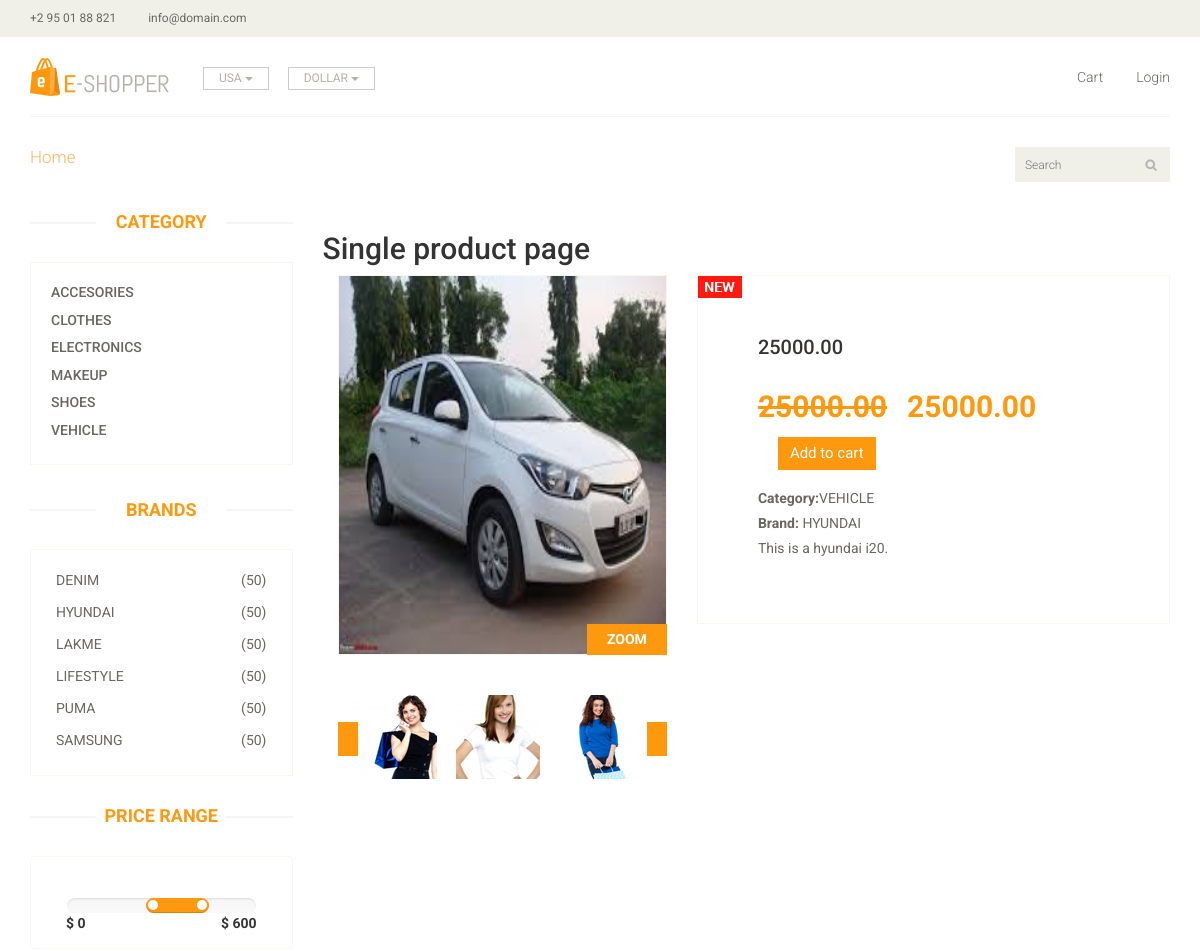
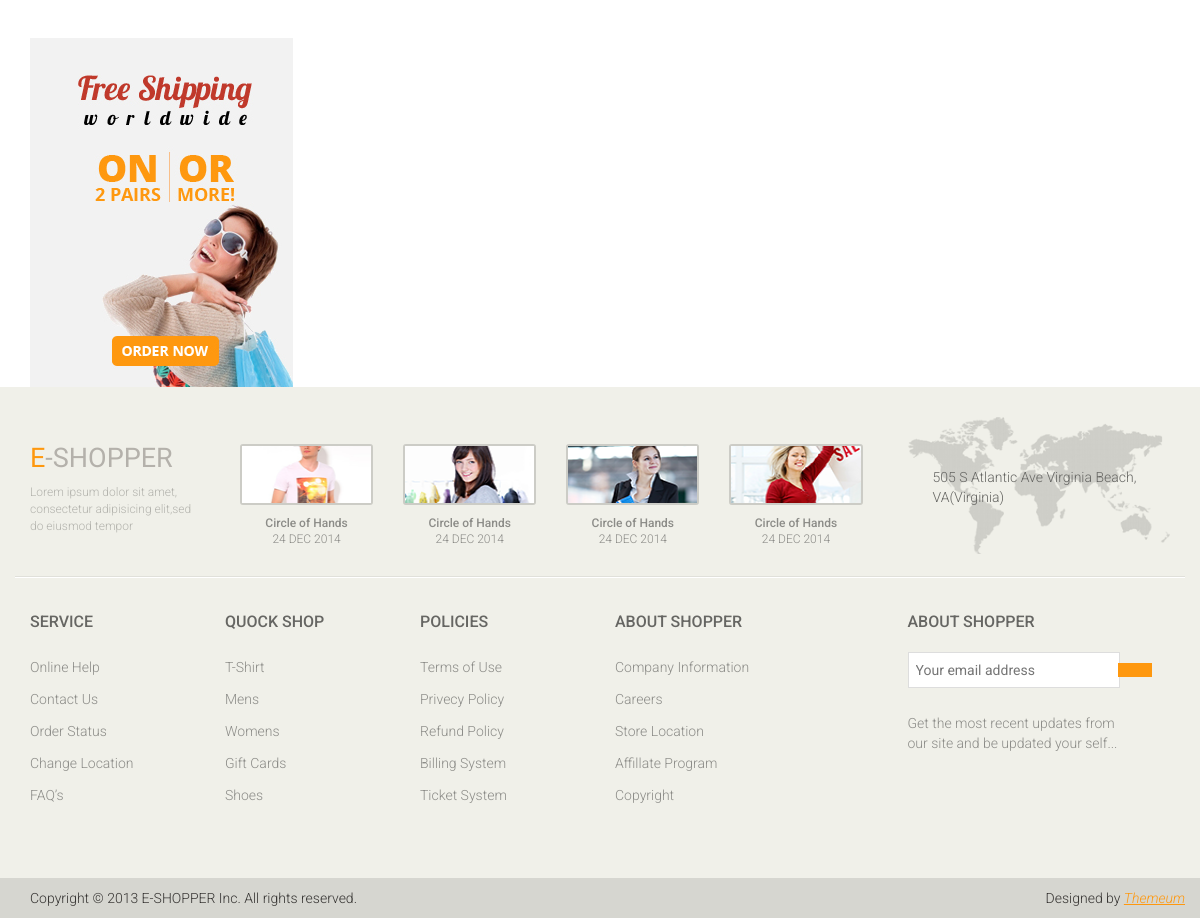
/view/single_product.php?pid=2, run on the app's committed database (2 pictures, top to bottom).
### tables this page shows
CREATE TABLE `category` (
  `ca_id` int(11) NOT NULL,
  `ca_name` varchar(100) DEFAULT NULL,
  `ca_time` timestamp NOT NULL DEFAULT CURRENT_TIMESTAMP ON UPDATE CURRENT_TIMESTAMP
);

CREATE TABLE `brand` (
  `br_id` int(11) NOT NULL,
  `br_name` varchar(100) DEFAULT NULL,
  `br_time` timestamp NOT NULL DEFAULT CURRENT_TIMESTAMP ON UPDATE CURRENT_TIMESTAMP
);

CREATE TABLE `product` (
  `p_id` int(11) NOT NULL,
  `p_name` text,
  `p_mrp` decimal(8,2) DEFAULT NULL,
  `p_dis` tinyint(4) DEFAULT NULL,
  `p_caid` int(11) DEFAULT NULL,
  `p_brid` int(11) DEFAULT NULL,
  `p_desc` text,
  `p_imgpath` longtext,
  `p_time` timestamp NOT NULL DEFAULT CURRENT_TIMESTAMP ON UPDATE CURRENT_TIMESTAMP
);

### model/db1connect.php (called while the page is built, shortened)
<?php
	class db_connect implements db_parameter{
		function __construct()
		{
			$this->conn = new mysqli(db_parameter::HOST,db_parameter::USER,db_parameter::PASS,db_parameter::DB);
		}
	}
	$obj=new db_connect();
?>

### view/single_product.php (the view, shortened to what this page needs)
<?php
	require_once'header.php';
?>
	<section>
		<div class="container">
			<div class="row">
				<div class="col-sm-3">
					<?php
						require_once'aside.php';
					?>
				</div>
				<div class="col-sm-9 padding-right">
				<h2> Single product page</h2>
				<?php
				$pid=$_GET['pid'];
				$sql="select p_id,p_name,p_mrp,round((p_mrp)-(p_mrp*p_dis/100)) as discount,p_imgpath,ca_name,br_name,p_desc from product,brand,category where p_id='$pid' and br_id=p_brid and p_caid=ca_id";
				$result=$obj->conn->query($sql) or die($obj->conn->error);
				if($result->num_rows>0):
					$ans=$result->fetch_object();
				if(is_object($ans)):
				?>
				<div class="product-details">
						<div class="col-sm-5">
							<div class="view-product">
								<img src="<?php echo $ans->p_imgpath;?>" alt="">
								<h3>ZOOM</h3>
							</div>
							<div id="similar-product" class="carousel slide" data-ride="carousel">
								    <div class="carousel-inner">
										<div class="item active">
										  <a href=""><img src="images/product-details/similar1.jpg" alt=""></a>
										  <a href=""><img src="images/product-details/similar2.jpg" alt=""></a>
										  <a href=""><img src="images/product-details/similar3.jpg" alt=""></a>
										</div>
									</div>
								  <a class="left item-control" href="#similar-product" data-slide="prev">
									<i class="fa fa-angle-left"></i>
								  </a>
								  <a class="right item-control" href="#similar-product" data-slide="next">
									<i class="fa fa-angle-right"></i>
								  </a>
							</div>
						</div>
						<div class="col-sm-7">
							<div class="product-information">
								<img src="images/product-details/new.jpg" class="newarrival" alt="">
								<h2><?php echo $ans->p_mrp;?></h2>
								<span>
									<span><del><?php echo $ans->p_mrp;?>
									</del></span>
									<span><?php echo $ans->p_mrp;?>
									</span>
									<button type="button" for="<?php echo $ans->p_id;?>"class="btn btn-fefault cart cartdata">
										Add to cart
									</button>
								</span>
								<p><b>Category:</b><?php echo $ans->ca_name;?></p>
								<p><b>Brand:</b> <?php echo $ans->br_name;?></p>
								<p>
									<?php echo $ans->p_desc;?>
								</p>
							</div>
						</div>
					</div>
				<?php
				endif;
				endif;
				?>
				</div>
			</div>
		</div>
	</section>
	<?php
		require_once'footer.php';
	?>

### view/aside.php
<div class="left-sidebar">
						<h2>Category</h2>
						<div class="panel-group category-products" id="accordian">
							<div class="panel panel-default">
							<?php
							$sql= "select ca_id,ca_name from category order by ca_name asc";
							$result =$obj->conn->query($sql) or die($obj->conn->error);
							if($result->num_rows>0):
								while($ans=$result->fetch_object()):
							?>
								<div class="panel-heading">
									<h4 class="panel-title">
									<a href="#" for="<?php echo $ans->ca_id;?>" class="category_data">
									<?php
										echo $ans->ca_name;
									?>
									</a>
									</h4>
								</div>
									<?php
									endwhile;
									endif;
									?>
							</div>
						</div>
						<div class="brands_products">
							<h2>Brands</h2>
							<div class="brands-name">
								<ul class="nav nav-pills nav-stacked">
							<?php
							$sql= "select br_id,br_name from brand order by br_name asc";
							$result =$obj->conn->query($sql) or die($obj->conn->error);
							if($result->num_rows>0):
								while($ans=$result->fetch_object()):
							?>
							<li>
									<a href="#" for="<?php echo $ans->br_id;?>" class="brand_data">
							<span class="pull-right">(50)</span>
							<?php echo $ans->br_name;
							?>
							</a></li>
							<?php
							endwhile;
							endif;
							?>
								</ul>
							</div>
						</div>
						<div class="price-range">
							<h2>Price Range</h2>
							<div class="well text-center">
								 <input type="text" class="span2" value="" data-slider-min="0" data-slider-max="600" data-slider-step="5" data-slider-value="[250,450]" id="sl2" ><br />
								 <b class="pull-left">$ 0</b> <b class="pull-right">$ 600</b>
							</div>
						</div>
						<div class="shipping text-center">
							<img src="../assets/images/home/shipping.jpg" alt="" />
						</div>
					</div>

### assets/Eshopper/css/main.css (style rules this page uses)
body { font-family: 'Roboto', sans-serif; background:; position: relative; font-weight:400px; }
ul li { list-style: none; }
a { -webkit-transition: 300ms; -moz-transition: 300ms; -o-transition: 300ms; transition: 300ms; }
h1, h2, h3, h4, h5, h6 { font-family: 'Roboto', sans-serif; }
.item { padding-left: 100px; }
.right { right: 0; }
.category-products { border: 1px solid #F7F7F0; margin-bottom: 35px; padding-bottom: 20px; padding-top: 15px; }
.left-sidebar h2, .brands_products h2 { color: #FE980F; font-family: 'Roboto', sans-serif; font-size: 18px; font-weight: 700; margin: 0 auto 30px; text-align: center; text-transform: uppercase; position: relative; z-index:3; }
.left-sidebar h2:after, h2.title:after { content: " "; position: absolute; border: 1px solid #f5f5f5; bottom:8px; left: 0; width: 100%; height: 0; z-index: -2; }
.left-sidebar h2:before { content: " "; position: absolute; background: #fff; bottom: -6px; width: 130px; height: 30px; z-index: -1; left: 50%; margin-left: -65px; }
.category-products .panel { background-color: #FFFFFF; border: 0px; border-radius: 0px; box-shadow:none; margin-bottom: 0px; }
.category-products .panel-default .panel-heading { background-color: #FFFFFF; border: 0 none; color: #FFFFFF; padding: 5px 20px; }
.category-products .panel-default .panel-heading .panel-title a { color: #696763; font-family: 'Roboto', sans-serif; font-size: 14px; text-decoration: none; text-transform: uppercase; }
.brands-name { border: 1px solid #F7F7F0; padding-bottom: 20px; padding-top: 15px; }
.brands-name .nav-stacked li a { background-color: #FFFFFF; color: #696763; font-family: 'Roboto', sans-serif; font-size: 14px; padding: 5px 25px; text-decoration: none; text-transform: uppercase; }
.shipping { background-color: #F2F2F2; margin-top: 40px; overflow: hidden; padding-top: 20px; position: relative; }
.price-range { margin-top:30px; }
.well { background-color: #FFFFFF; border: 1px solid #F7F7F0; border-radius: 4px; box-shadow: none; margin-bottom: 20px; min-height: 20px; padding: 35px; }
.padding-right { padding-right: 0; }
.product-details { overflow:hidden; }
#similar-product { margin-top: 40px; }
.product-details { margin-bottom: 40px; overflow: hidden; margin-top: 10px; }
.view-product { position: relative; }
.view-product img { border: 1px solid #F7F7F0; height: 380px; width: 100%; }
.view-product h3 { background: #FE980F; bottom: 0; color: #FFFFFF; font-family: 'Roboto', sans-serif; font-size: 14px; font-weight: 700; margin-bottom: 0; padding: 8px 20px; position: absolute; right: 0; }
#similar-product .carousel-inner .item { padding-left:0px; }
#similar-product .carousel-inner .item img { display: inline-block; margin-left: 15px; }
.item-control { position: absolute; top: 35%; }
.item-control i { background: #FE980F; color: #FFFFFF; font-size: 20px; padding: 5px 10px; }
.product-information { border: 1px solid #F7F7F0; overflow: hidden; padding-bottom: 60px; padding-left: 60px; padding-top: 60px; position: relative; }
.newarrival { position:absolute; top:0; left:0 }
.product-information h2 { color: #363432; font-family: 'Roboto', sans-serif; font-size: 20px; margin-top: 0; }
.product-information p { color: #696763; font-family: 'Roboto', sans-serif; margin-bottom: 5px; }
.product-information span { display: inline-block; margin-bottom: 8px; margin-top: 18px; }
.product-information span span { color: #FE980F; float: left; font-family: 'Roboto', sans-serif; font-size: 30px; font-weight: 700; margin-right: 20px; margin-top: 0px; }
.cart { background: #FE980F; border: 0 none; border-radius: 0; color: #FFFFFF; font-family: 'Roboto', sans-serif; font-size: 15px; margin-bottom: 10px; margin-left: 20px; }

### data on the page
category: ca_name "ACCESORIES"
category: ca_name "CLOTHES"
category: ca_name "ELECTRONICS"
category: ca_name "MAKEUP"
category: ca_name "SHOES"
category: ca_name "VEHICLE"
brand: br_name "DENIM"
brand: br_name "HYUNDAI"
brand: br_name "LAKME"
brand: br_name "LIFESTYLE"
brand: br_name "PUMA"
brand: br_name "SAMSUNG"
product: p_imgpath (picture), p_mrp "25000.00", category.ca_name "VEHICLE", brand.br_name "HYUNDAI", p_desc "This is a hyundai i20."
